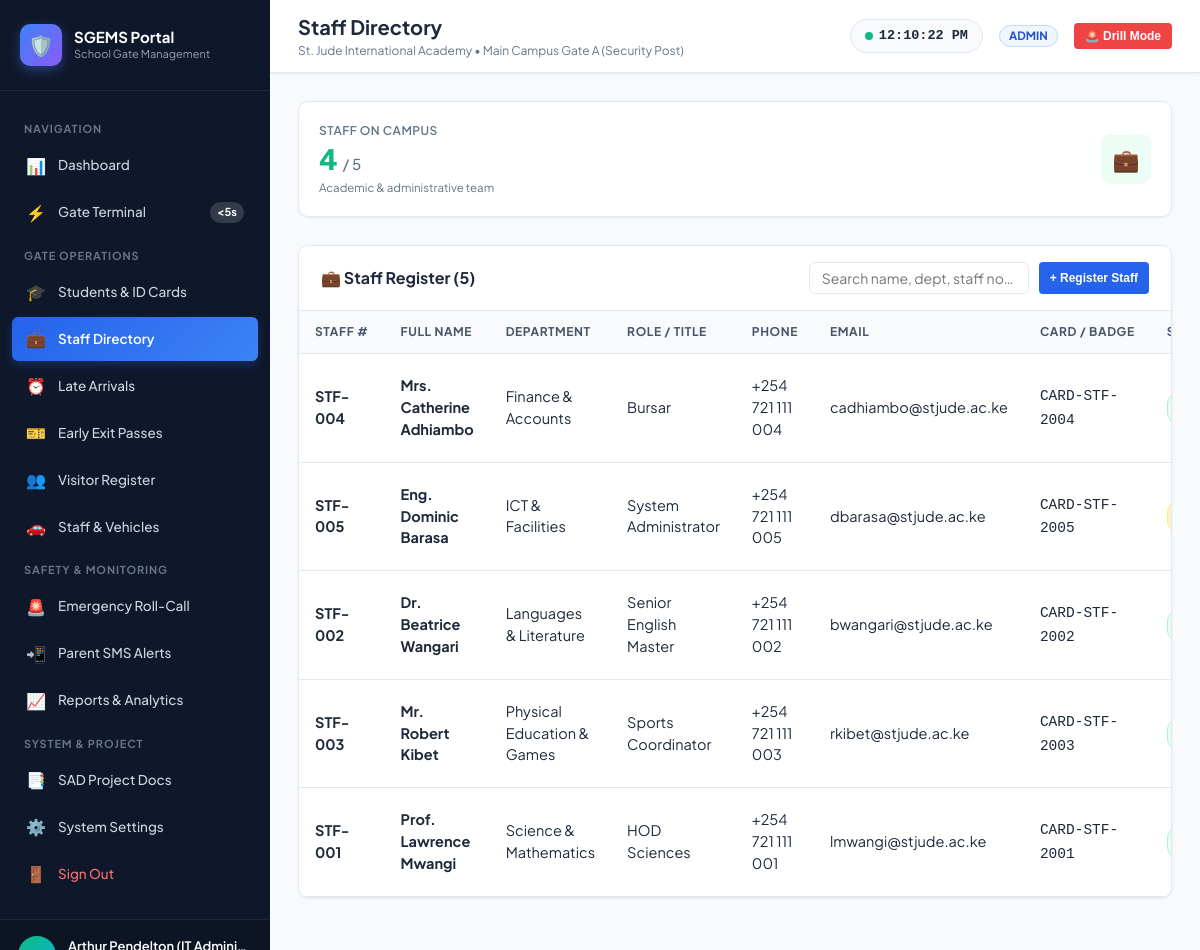
The page /pages/staff.php (signed in) on the database its author committed.
### tables this page shows
CREATE TABLE `system_settings` (
  `setting_key` VARCHAR(50) NOT NULL,
  `setting_value` TEXT NOT NULL,
  `description` VARCHAR(255) DEFAULT NULL,
  PRIMARY KEY (`setting_key`)
);

CREATE TABLE `staff` (
  `id` INT AUTO_INCREMENT PRIMARY KEY,
  `staff_no` VARCHAR(30) NOT NULL UNIQUE,
  `full_name` VARCHAR(100) NOT NULL,
  `department` VARCHAR(60) NOT NULL,
  `role_title` VARCHAR(60) DEFAULT 'Teacher',
  `phone` VARCHAR(30) NOT NULL,
  `email` VARCHAR(100) DEFAULT NULL,
  `card_number` VARCHAR(50) NOT NULL UNIQUE,
  `status` ENUM('on_campus', 'off_campus') NOT NULL DEFAULT 'off_campus',
  `last_seen` DATETIME DEFAULT NULL,
  `created_at` TIMESTAMP DEFAULT CURRENT_TIMESTAMP,
  INDEX `idx_staff_status` (`status`),
  INDEX `idx_staff_card` (`card_number`)
);

### config/db.php (called while the page is built, shortened)
<?php
function get_db_connection() {
    static $pdo = null;
    if ($pdo === null) {
        $dsn = "mysql:host=" . DB_HOST . ";port=" . DB_PORT . ";dbname=" . DB_NAME . ";charset=utf8mb4";
        $options = [
            PDO::ATTR_ERRMODE            => PDO::ERRMODE_EXCEPTION,
            PDO::ATTR_DEFAULT_FETCH_MODE => PDO::FETCH_ASSOC,
            PDO::ATTR_EMULATE_PREPARES   => false,
        ];
        try {
            $pdo = new PDO($dsn, DB_USER, DB_PASS, $options);
        } catch (PDOException $e) {
            die("Database connection failed: " . htmlspecialchars($e->getMessage()));
        }
    }
    return $pdo;
}
function get_setting($key, $default = '') {
    try {
        $pdo = get_db_connection();
        $stmt = $pdo->prepare("SELECT setting_value FROM system_settings WHERE setting_key = ? LIMIT 1");
        $stmt->execute([$key]);
        $row = $stmt->fetch();
        return $row ? $row['setting_value'] : $default;
    } catch (Exception $e) {
        return $default;
    }
}
function is_logged_in() {
    return isset($_SESSION['user_id']) && !empty($_SESSION['user_id']);
}
function has_role(...$roles) {
    return in_array($_SESSION['role'], $roles);
}

### pages/staff.php (the view, shortened to what this page needs)
<?php
$pageTitle = 'Staff Directory';
require_once __DIR__ . '/../includes/header.php';
$pdo = get_db_connection();
$staff = $pdo->query("SELECT * FROM staff ORDER BY department ASC, full_name ASC")->fetchAll();
$onCampus = $pdo->query("SELECT COUNT(*) FROM staff WHERE status = 'on_campus'")->fetchColumn();
?>
<div class="metrics-grid">
  <div class="metric-card">
    <div class="metric-info">
      <div class="label">Staff On Campus</div>
      <div class="value" style="color:#10b981;"><?php echo $onCampus; ?> <span style="font-size:15px;color:#64748b;font-weight:500;">/ <?php echo count($staff); ?></span></div>
      <div class="subtext">Academic &amp; administrative team</div>
    </div>
    <div class="metric-icon-wrap success">💼</div>
  </div>
</div>
<div class="card">
  <div class="card-header">
    <div class="card-title"><span>💼 Staff Register (<?php echo count($staff); ?>)</span></div>
    <div style="display:flex;gap:10px;">
      <input type="text" id="staffSearch" class="form-control" style="width:220px;padding:6px 12px;" placeholder="Search name, dept, staff no…">
      <?php if (has_role('admin')): ?>
      <button class="btn btn-primary btn-sm" onclick="openModal('addStaffModal')">+ Register Staff</button>
      <?php endif; ?>
    </div>
  </div>
  <div class="table-responsive">
    <table class="data-table" id="staffTable">
      <thead>
        <tr>
          <th>Staff #</th>
          <th>Full Name</th>
          <th>Department</th>
          <th>Role / Title</th>
          <th>Phone</th>
          <th>Email</th>
          <th>Card / Badge</th>
          <th>Status</th>
        </tr>
      </thead>
      <tbody>
        <?php foreach ($staff as $s): ?>
        <tr>
          <td><strong><?php echo htmlspecialchars($s['staff_no']); ?></strong></td>
          <td><strong><?php echo htmlspecialchars($s['full_name']); ?></strong></td>
          <td><?php echo htmlspecialchars($s['department']); ?></td>
          <td><?php echo htmlspecialchars($s['role_title']); ?></td>
          <td><?php echo htmlspecialchars($s['phone']); ?></td>
          <td><?php echo htmlspecialchars($s['email'] ?: '—'); ?></td>
          <td><code><?php echo htmlspecialchars($s['card_number']); ?></code></td>
          <td>
            <span class="badge <?php echo $s['status'] === 'on_campus' ? 'badge-in' : 'badge-out'; ?>">
            </span>
          </td>
        </tr>
        <?php endforeach; ?>
      </tbody>
    </table>
  </div>
</div>
<?php require_once __DIR__ . '/../includes/footer.php'; ?>

### includes/header.php (shortened to what this page needs)
<?php
require_once __DIR__ . '/../config/db.php';
$pageTitle = $pageTitle ?? 'Dashboard';
$schoolName = get_setting('school_name', 'St. Jude International Academy');
$isEmergency = (get_setting('emergency_mode', '0') === '1');
?>
<!DOCTYPE html>
<html lang="en">
<head>
  <link rel="stylesheet" href="<?php echo BASE_URL; ?>assets/css/style.css">
  <link rel="stylesheet" href="<?php echo BASE_URL; ?>assets/css/print.css" media="print">
</head>
<body>
<div class="app-layout">
  <?php include __DIR__ . '/nav.php'; ?>
  <div class="app-main">
    <header class="app-topbar">
      <div class="topbar-left">
        <div class="page-title-wrap">
          <h1><?php echo htmlspecialchars($pageTitle); ?></h1>
          <p><?php echo htmlspecialchars($schoolName); ?> &bull; <?php echo htmlspecialchars(get_setting('gate_name', 'Main Gate')); ?></p>
        </div>
      </div>
      <div class="topbar-right">
        <div class="live-clock-pill">
          <span class="live-pulse"></span>
          <span id="liveClockText">--:--:--</span>
        </div>
        <div style="display:flex; align-items:center; gap:8px;">
          <span class="badge badge-approved" style="text-transform:uppercase; font-weight:700;">
            <?php echo htmlspecialchars($_SESSION['role'] ?? 'guest'); ?>
          </span>
        </div>
        <?php if (!$isEmergency && has_role('admin', 'principal', 'guard')): ?>
        <button class="btn btn-danger btn-sm" onclick="startEmergencyDrill()">
          🚨 Drill Mode
        </button>
        <?php endif; ?>
      </div>
    </header>
    <main class="content-body">

### rows shown on the page
system_settings: setting_value "St. Jude International Academy"
system_settings: setting_value "Main Campus Gate A (Security Post)"
staff: staff_no "STF-004", full_name "Mrs. Catherine Adhiambo", department "Finance & Accounts", role_title "Bursar", phone "+254 721 111 004", email "cadhiambo@stjude.ac.ke", card_number "CARD-STF-2004"
staff: staff_no "STF-005", full_name "Eng. Dominic Barasa", department "ICT & Facilities", role_title "System Administrator", phone "+254 721 111 005", email "dbarasa@stjude.ac.ke", card_number "CARD-STF-2005"
staff: staff_no "STF-002", full_name "Dr. Beatrice Wangari", department "Languages & Literature", role_title "Senior English Master", phone "+254 721 111 002", email "bwangari@stjude.ac.ke", card_number "CARD-STF-2002"
staff: staff_no "STF-003", full_name "Mr. Robert Kibet", department "Physical Education & Games", role_title "Sports Coordinator", phone "+254 721 111 003", email "rkibet@stjude.ac.ke", card_number "CARD-STF-2003"
staff: staff_no "STF-001", full_name "Prof. Lawrence Mwangi", department "Science & Mathematics", role_title "HOD Sciences", phone "+254 721 111 001", email "lmwangi@stjude.ac.ke", card_number "CARD-STF-2001"

### other values the page prints
$pageTitle "Staff Directory"
$_SESSION['role'] "ADMIN"
$onCampus "4"
count($staff) "5"
